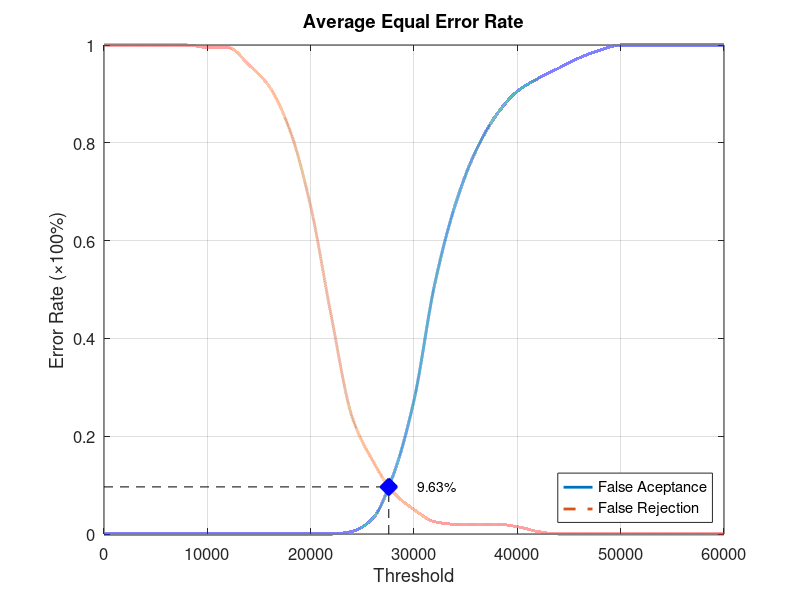
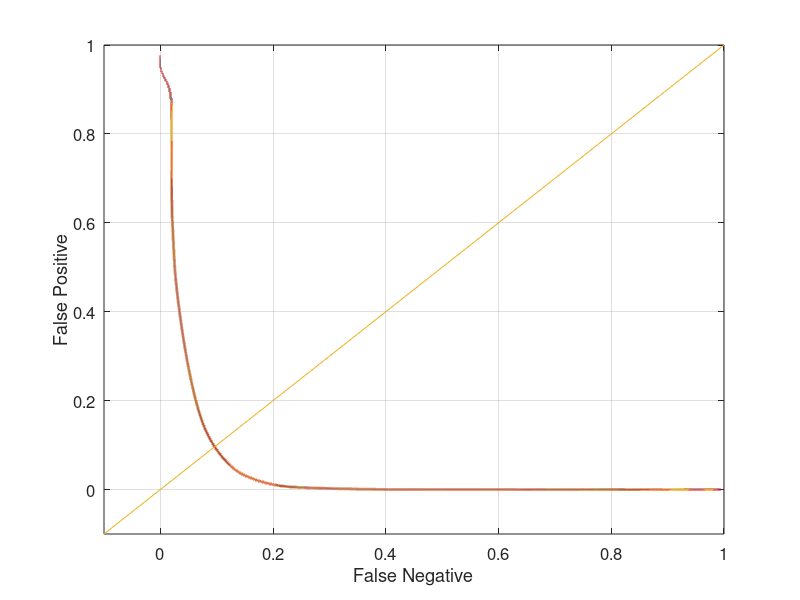

Reproduce these figures in MATLAB, in order.
function yEER = Database2_3
close all;
clear;
clc;
x = 0:2000:60000;
xq = 0:0.5:60000;

y0 = [0 0 0 0 0 0 0 0 0 0 0 0 0.00526316 0.0315789 0.121053 0.273684 0.510526 0.673684 0.784211 0.857895 0.905263 0.931579 0.952632 0.973684 0.989474 1 1 1 1 1 1];
yy0 = interp1(x, y0, xq, 'pchip');
y1 = [1 1 1 1 1 0.995 0.995 0.96 0.915 0.825 0.67 0.445 0.24 0.15 0.085 0.05 0.025 0.02 0.02 0.02 0.015 0.005 0 0 0 0 0 0 0 0 0];
yy1 = interp1(x, y1, xq, 'pchip');

% Calculating EER: 
y2 = abs(y0 - y1);
find(y2 == min(y2))
yy2 = abs(yy0 - yy1);
xEER = find(yy2 == min(yy2));
xEERIndex = xq(xEER) % X-axis EER
yEER = yy0(xEER) % Y-axis EER

main = figure
plot(xq, yy0,'-','LineWidth', 2);	hold on
plot(xq, yy1,'--','LineWidth', 2);	hold on
plot([xEERIndex xEERIndex], [0 yEER], 'k--');	hold on
plot([0 xEERIndex], [yEER yEER], 'k--');	hold on
plot(xEERIndex, yEER, 'bx', 'LineWidth', 10);	hold on
text(xEERIndex + 10 * xEERIndex / 100, yEER, [num2str(round((10000 * yEER)) / 100) '%'])
legend('False Aceptance', 'False Rejection', 'Location', 'SouthEast')
xlabel('Threshold')
ylabel('Error Rate (\times100%)')
title('Average Equal Error Rate')
set(gca, 'FontSize', 12)
axis([0 60000 0 1])
grid on

print(main, 'Database2_3Main', '-dpng');
FNRxFPR = figure('Color', [1 1 1]);
plot(yy1, yy0, '-', yy1, yy0, 'LineWidth', 2);
hold on
y = -0.1:0.1:1
plot(y, y); 
set(gca, 'FontSize', 12)
xlabel('False Negative')
ylabel('False Positive')
axis([-0.1 1 -0.1 1])
set(gca, 'FontSize', 12)
grid on

print(FNRxFPR, 'Database2_3FNRxFPR','-dpng');
end
